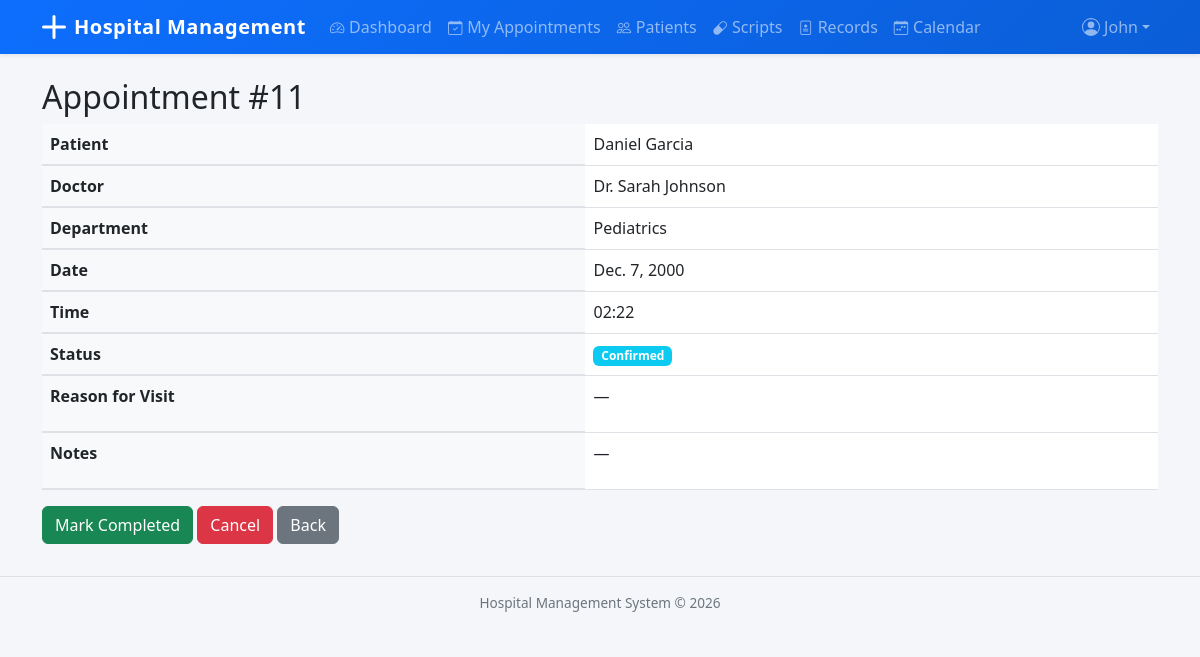
The app's page /appointments/11/ (signed in) with its own data.
### accounts/models.py (models this page shows, shortened)
class User(AbstractUser):
    class Role(models.TextChoices):
        ADMIN = 'Admin', 'Admin'
        DOCTOR = 'Doctor', 'Doctor'
        RECEPTIONIST = 'Receptionist', 'Receptionist'
    role = models.CharField(max_length=20, choices=Role.choices, default=Role.RECEPTIONIST)
    phone_number = models.CharField(max_length=15, blank=True)

### appointments/models.py (models this page shows, shortened)
class Appointment(models.Model):
    class Status(models.TextChoices):
        PENDING = 'Pending', 'Pending'
        CONFIRMED = 'Confirmed', 'Confirmed'
        COMPLETED = 'Completed', 'Completed'
        CANCELLED = 'Cancelled', 'Cancelled'
    patient = models.ForeignKey(
        'patients.Patient', on_delete=models.CASCADE, related_name='appointments'
    )
    doctor = models.ForeignKey(
        'doctors.Doctor', on_delete=models.SET_NULL, null=True, related_name='appointments'
    )
    department = models.ForeignKey(
        'departments.Department', on_delete=models.SET_NULL, null=True
    )
    appointment_date = models.DateField()
    appointment_time = models.TimeField()
    status = models.CharField(max_length=20, choices=Status.choices, default=Status.PENDING)
    reason_for_visit = models.TextField(blank=True)
    notes = models.TextField(blank=True)
    created_at = models.DateTimeField(auto_now_add=True)
    class Meta:
        ordering = ['-appointment_date', '-appointment_time']

### patients/models.py (models this page shows)
class Patient(models.Model):
    class Gender(models.TextChoices):
        MALE = 'Male', 'Male'
        FEMALE = 'Female', 'Female'
        OTHER = 'Other', 'Other'
    class BloodGroup(models.TextChoices):
        A_POS = 'A+', 'A+'
        A_NEG = 'A-', 'A-'
        B_POS = 'B+', 'B+'
        B_NEG = 'B-', 'B-'
        AB_POS = 'AB+', 'AB+'
        AB_NEG = 'AB-', 'AB-'
        O_POS = 'O+', 'O+'
        O_NEG = 'O-', 'O-'
    first_name = models.CharField(max_length=50)
    last_name = models.CharField(max_length=50)
    date_of_birth = models.DateField()
    gender = models.CharField(max_length=10, choices=Gender.choices)
    blood_group = models.CharField(max_length=5, choices=BloodGroup.choices, blank=True)
    phone_number = models.CharField(max_length=15)
    email = models.EmailField(blank=True)
    address = models.TextField(blank=True)
    emergency_contact_name = models.CharField(max_length=100, blank=True)
    emergency_contact_phone = models.CharField(max_length=15, blank=True)
    registered_date = models.DateTimeField(auto_now_add=True)
    class Meta:
        ordering = ['first_name', 'last_name']
    def __str__(self):
        return f"{self.first_name} {self.last_name}"

### doctors/models.py (models this page shows)
class Doctor(models.Model):
    user = models.OneToOneField(settings.AUTH_USER_MODEL, on_delete=models.CASCADE)
    department = models.ForeignKey(
        'departments.Department', on_delete=models.SET_NULL,
        null=True, blank=True, related_name='doctors'
    )
    specialization = models.CharField(max_length=100)
    qualification = models.CharField(max_length=200)
    experience_years = models.PositiveIntegerField(default=0)
    consultation_fee = models.DecimalField(max_digits=10, decimal_places=2, default=0)
    available_days = models.CharField(
        max_length=100,
        help_text="Comma-separated days (e.g., Monday,Tuesday,Wednesday)"
    )
    available_time_start = models.TimeField(null=True, blank=True)
    available_time_end = models.TimeField(null=True, blank=True)
    is_active = models.BooleanField(default=True)
    class Meta:
        ordering = ['id']
    def __str__(self):
        return f"Dr. {self.user.get_full_name() or self.user.username}"

### departments/models.py (models this page shows)
class Department(models.Model):
    name = models.CharField(max_length=100, unique=True)
    description = models.TextField(blank=True)
    head_of_department = models.ForeignKey(
        'doctors.Doctor', on_delete=models.SET_NULL,
        null=True, blank=True, related_name='headed_departments'
    )
    class Meta:
        ordering = ['name']
    def __str__(self):
        return self.name

### appointments/views.py (the view)
# urls.py: path('<int:pk>/', views.AppointmentDetailView.as_view(), name='appointment_detail'),
class AppointmentDetailView(LoginRequiredMixin, DetailView):
    model = Appointment
    template_name = 'appointments/appointment_detail.html'
    context_object_name = 'appointment'

### templates/appointments/appointment_detail.html (shortened to what this page needs)
{% extends 'base.html' %}
{% block content %}
<h2>Appointment #{{ appointment.id }}</h2>
<table class="table">
    <tr><th>Patient</th><td>{{ appointment.patient }}</td></tr>
    <tr><th>Doctor</th><td>{{ appointment.doctor|default:"—" }}</td></tr>
    <tr><th>Department</th><td>{{ appointment.department|default:"—" }}</td></tr>
    <tr><th>Date</th><td>{{ appointment.appointment_date }}</td></tr>
    <tr><th>Time</th><td>{{ appointment.appointment_time|time:"H:i" }}</td></tr>
    <tr><th>Status</th><td><span class="badge bg-{% if appointment.status == 'Completed' %}success{% elif appointment.status == 'Cancelled' %}danger{% elif appointment.status == 'Confirmed' %}info{% else %}warning{% endif %}">{{ appointment.status }}</span></td></tr>
    <tr><th>Reason for Visit</th><td>{{ appointment.reason_for_visit|default:"—"|linebreaks }}</td></tr>
    <tr><th>Notes</th><td>{{ appointment.notes|default:"—"|linebreaks }}</td></tr>
</table>
<div class="mt-3">
    {% if appointment.status == 'Pending' %}
    <a href="{% url 'appointment_confirm' appointment.pk %}" class="btn btn-success">Confirm</a>
    <a href="{% url 'appointment_cancel' appointment.pk %}" class="btn btn-danger">Cancel</a>
    {% elif appointment.status == 'Confirmed' %}
    <a href="{% url 'appointment_complete' appointment.pk %}" class="btn btn-success">Mark Completed</a>
    <a href="{% url 'appointment_cancel' appointment.pk %}" class="btn btn-danger">Cancel</a>
    {% endif %}
    <a href="{% url 'appointment_list' %}" class="btn btn-secondary">Back</a>
</div>
{% endblock %}

### templates/base.html (shortened to what this page needs)
<!DOCTYPE html>
<html lang="en">
<head>
    <link href="https://cdn.jsdelivr.net/npm/bootstrap@5.3.0/dist/css/bootstrap.min.css" rel="stylesheet">
    <link rel="stylesheet" href="https://cdn.jsdelivr.net/npm/bootstrap-icons@1.11.3/font/bootstrap-icons.min.css">
</head>
<body>
    <nav class="navbar navbar-expand-lg navbar-dark bg-primary shadow-sm">
        <div class="container">
            <a class="navbar-brand d-flex align-items-center" href="{% url 'dashboard_redirect' %}">
                <svg xmlns="http://www.w3.org/2000/svg" width="24" height="24" fill="currentColor" class="me-2" viewBox="0 0 16 16">
                    <path d="M8 0a1 1 0 0 1 1 1v6h6a1 1 0 1 1 0 2H9v6a1 1 0 1 1-2 0V9H1a1 1 0 0 1 0-2h6V1a1 1 0 0 1 1-1z"/>
                </svg>
                <span class="d-none d-sm-inline">Hospital Management</span><span class="d-sm-none">HMS</span>
            </a>
            <div class="collapse navbar-collapse" id="navbarNav">
                {% if user.is_authenticated %}
                <ul class="navbar-nav me-auto">
                    {% if user.role == 'Admin' %}
                    <li class="nav-item"><a class="nav-link{% if request.resolver_match.url_name == 'admin_dashboard' %} active{% endif %}" href="{% url 'admin_dashboard' %}"><i class="bi bi-speedometer2 nav-icon"></i>Dashboard</a></li>
                    <li class="nav-item"><a class="nav-link{% if request.resolver_match.url_name == 'department_list' %} active{% endif %}" href="{% url 'department_list' %}"><i class="bi bi-building nav-icon"></i>Departments</a></li>
                    <li class="nav-item"><a class="nav-link{% if 'doctor' in request.resolver_match.url_name %} active{% endif %}" href="{% url 'doctor_list' %}"><i class="bi bi-person-badge nav-icon"></i>Doctors</a></li>
                    <li class="nav-item"><a class="nav-link{% if 'patient' in request.resolver_match.url_name %} active{% endif %}" href="{% url 'patient_list' %}"><i class="bi bi-people nav-icon"></i>Patients</a></li>
                    <li class="nav-item"><a class="nav-link{% if 'appointment' in request.resolver_match.url_name %} active{% endif %}" href="{% url 'appointment_list' %}"><i class="bi bi-calendar-check nav-icon"></i>Appointments</a></li>
                    <li class="nav-item"><a class="nav-link{% if 'prescription' in request.resolver_match.url_name %} active{% endif %}" href="{% url 'prescription_list' %}"><i class="bi bi-capsule nav-icon"></i>Prescriptions</a></li>
                    <li class="nav-item"><a class="nav-link{% if 'record' in request.resolver_match.url_name %} active{% endif %}" href="{% url 'medical_record_list' %}"><i class="bi bi-file-medical nav-icon"></i>Records</a></li>
                    <li class="nav-item"><a class="nav-link{% if 'report' in request.resolver_match.url_name %} active{% endif %}" href="{% url 'patient_report' %}"><i class="bi bi-graph-up nav-icon"></i>Reports</a></li>
                    <li class="nav-item"><a class="nav-link{% if 'calendar' in request.resolver_match.url_name %} active{% endif %}" href="{% url 'doctor_calendar' %}"><i class="bi bi-calendar-week nav-icon"></i>Calendar</a></li>
                    {% elif user.role == 'Doctor' %}
                    <li class="nav-item"><a class="nav-link{% if request.resolver_match.url_name == 'doctor_dashboard' %} active{% endif %}" href="{% url 'doctor_dashboard' %}"><i class="bi bi-speedometer2 nav-icon"></i>Dashboard</a></li>
                    <li class="nav-item"><a class="nav-link" href="{% url 'doctor_appointments' %}"><i class="bi bi-calendar-check nav-icon"></i>My Appointments</a></li>
                    <li class="nav-item"><a class="nav-link{% if 'patient' in request.resolver_match.url_name %} active{% endif %}" href="{% url 'patient_list' %}"><i class="bi bi-people nav-icon"></i>Patients</a></li>
                    <li class="nav-item"><a class="nav-link{% if request.resolver_match.url_name == 'doctor_prescriptions' %} active{% endif %}" href="{% url 'doctor_prescriptions' %}"><i class="bi bi-capsule nav-icon"></i>Scripts</a></li>
                    <li class="nav-item"><a class="nav-link" href="{% url 'doctor_medical_records' %}"><i class="bi bi-file-medical nav-icon"></i>Records</a></li>
                    <li class="nav-item"><a class="nav-link{% if 'calendar' in request.resolver_match.url_name %} active{% endif %}" href="{% url 'doctor_calendar' %}"><i class="bi bi-calendar-week nav-icon"></i>Calendar</a></li>
                    {% endif %}
                </ul>
                <ul class="navbar-nav">
                    <li class="nav-item dropdown">
                        <a class="nav-link dropdown-toggle d-flex align-items-center" href="#" role="button" data-bs-toggle="dropdown">
                            <span class="d-none d-md-inline">{{ user.get_short_name|default:user.username }}</span>
                        </a>
                    </li>
                </ul>
                {% endif %}
            </div>
        </div>
    </nav>
    <div class="container mt-4">
        {% block content %}{% endblock %}
    </div>
    <footer class="footer text-center">
        <div class="container">
            Hospital Management System &copy; {% now "Y" %}
        </div>
    </footer>
</body>
</html>

### templates/base.html (style rules this page uses)
body { background-color: #f4f6f9; }
.navbar { padding-top: 0; padding-bottom: 0; background: linear-gradient(135deg, #0d6efd 0%, #0b5ed7 100%); }
.navbar-brand { font-weight: 700; letter-spacing: 0.5px; padding-top: 0.75rem; padding-bottom: 0.75rem; }
.navbar .nav-link { padding-top: 0.75rem; padding-bottom: 0.75rem; position: relative; transition: background-color 0.15s; }
.table th { background-color: #f8f9fa; border-bottom-width: 2px; }
.footer { font-size: 0.85rem; color: #6c757d; border-top: 1px solid #dee2e6; padding: 1rem 0; margin-top: 2rem; }
.nav-icon { margin-right: 0.3rem; font-size: 0.9rem; }

### records on screen
User: get_short_name "John"
Appointment: id "11", patient "Daniel Garcia", doctor "Dr. Sarah Johnson", department "Pediatrics", appointment_date "Dec. 7, 2000", appointment_time "02:22", status "Confirmed", reason_for_visit "—", notes "—"
